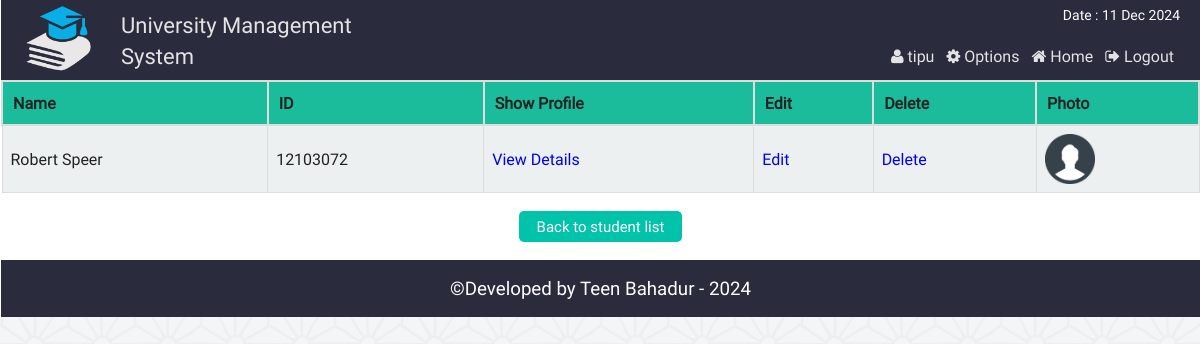
/admin_search_student.php?src_student=12103072 (signed in), run on the app's committed database.
### tables this page shows
CREATE TABLE `st_info` (
  `st_id` int(11) NOT NULL,
  `name` varchar(100) NOT NULL,
  `password` varchar(32) NOT NULL,
  `email` varchar(50) NOT NULL,
  `bday` date NOT NULL,
  `program` varchar(10) NOT NULL,
  `contact` varchar(20) NOT NULL,
  `gender` varchar(10) NOT NULL,
  `address` varchar(255) NOT NULL,
  `img` varchar(255) DEFAULT NULL
);

### php/functions.php (called while the page is built, shortened)
<?php
class login_registration_class{
	public function search($query){
		global $conn;
		$result = $conn->query("SELECT * FROM st_info WHERE (st_id LIKE '%".$query."%'
							OR name LIKE '%".$query."%'
								OR contact LIKE '%".$query."%'
									OR email LIKE '%".$query."%') order by st_id");
		return $result;
	}
};
?>

### admin_search_student.php (the view, shortened to what this page needs)
<?php
	require "php/config.php";
	require_once "php/functions.php";
	$user = new login_registration_class();
?>
<?php
include "php/headertop_admin.php";
?>
	<div class="search_result">
		<table class="tab_one">
			<?php
				$key = $_GET['src_student'];
				$min_length = 1;
				if(strlen($key) >= $min_length){
					$key = htmlspecialchars($key);
					$src_result = $user->search($key);
					$count = $src_result->num_rows;
					if($count>0){
			?>
			<tr>
				<th>Name</th>
				<th>ID</th>
				<th>Show Profile</th>
				<th>Edit</th>
				<th>Delete</th>
				<th>Photo</th>
			</tr>
			<?php
					while($rows = $src_result->fetch_assoc()){
			?>
			<tr>
				<td><?php echo $rows['name'];?></td>
				<td><?php echo $rows['st_id'];?></td>
				<td><a href="admin_single_student.php?id=<?php echo $rows['st_id'];?>">View Details</a></td>
				<td><a href="admin_single_student_update.php?id=<?php echo $rows['st_id'];?>">Edit</a></td>
				<td><a href="admin_delete_student.php?id=<?php echo $rows['st_id'];?>">Delete</a></td>
				<td><img src="img/student/<?php echo $rows['img'];?>" width="50px" height="50px" title="<?php echo $rows['name'];?>" /></td>
			</tr>
			<?php } ?>
			</table>
		<?php
		}else{
				echo "<h2 style='font-size:45px;text-align:center;color:#ddd;'>Opps....No result found !</h2>";
			}
		}else{
			  echo "<h2 style='font-size:45px;text-align:center;color:#ddd;'>Opps....No result found !</h2>";
		}
		?>
		<div class="back fix">
			<p style="text-align:center"><a href="admin_all_student.php"><button class="editbtn">Back to student list</button></a></p>
		</div>
	</div>
<?php include "php/footerbottom.php";?>

### css/main.css (style rules this page uses)
html { color: #222; font-size: 1em; line-height: 1.4; }
audio, canvas, iframe, img, svg, video { vertical-align: middle; }
a { text-decoration:none; }
.fix { overflow:hidden; }
body { font-family:roboto !important; background:url(../img/ptrn.png) repeat fixed; }
.st_reg th, td { padding: 8px; }
table.tab_one { width:100%; }
table.tab_one th { background:#1abc9c; padding:10px; font-weight:bold; text-align:left; }
table.tab_one td { border:1px solid #ddd; padding:8px; }
table.tab_one td a { text-decoration:none; }
table.tab_one tr:nth-child(odd) { background:#ddd; }
table.tab_one tr:nth-child(even) { background:#ecf0f1; }
.editbtn { background-color: #01C3AA; border: none; border-radius:5px; color: white; padding: 5px 18px; text-align: center; text-decoration: none; display: inline-block; font-size: 15px; margin: 2px 1px; cursor: pointer; }
table.att_tab tr,td,th { border:2px solid #ddd; border-collapse:collapse; padding:8px; }

### data on the page
st_info: name "Robert Speer", st_id "12103072", img (picture)

### other printed values
$admin_name "tipu"
